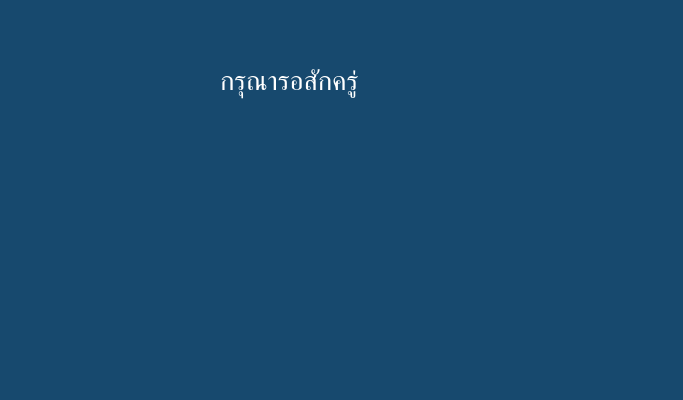
<?xml version="1.0" encoding="UTF-8"?>
<ui version="4.0">
 <class>loading</class>
 <widget class="QMainWindow" name="loading">
  <property name="geometry">
   <rect>
    <x>0</x>
    <y>0</y>
    <width>683</width>
    <height>400</height>
   </rect>
  </property>
  <property name="windowTitle">
   <string>loading</string>
  </property>
  <property name="styleSheet">
   <string notr="true">
background-color: rgb(23, 73, 110);</string>
  </property>
  <widget class="QWidget" name="centralwidget">
   <widget class="QLabel" name="label">
    <property name="geometry">
     <rect>
      <x>220</x>
      <y>60</y>
      <width>221</width>
      <height>41</height>
     </rect>
    </property>
    <property name="font">
     <font>
      <pointsize>20</pointsize>
     </font>
    </property>
    <property name="styleSheet">
     <string notr="true">color: rgb(255, 255, 255);</string>
    </property>
    <property name="text">
     <string>กรุณารอสักครู่</string>
    </property>
   </widget>
  </widget>
 </widget>
 <resources/>
 <connections/>
</ui>
